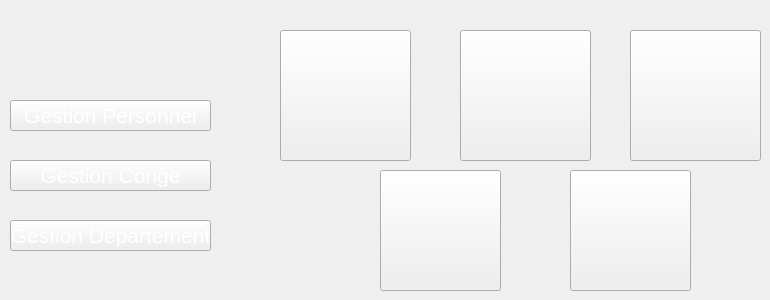
   <widget class="QWidget" name="page_30">
    <widget class="QPushButton" name="pushButton_220">
     <property name="geometry">
      <rect>
       <x>280</x>
       <y>30</y>
       <width>131</width>
       <height>131</height>
      </rect>
     </property>
     <property name="styleSheet">
      <string notr="true">image: url(:/new/prefix1/img/icon-ajout2.png);</string>
     </property>
     <property name="text">
      <string/>
     </property>
    </widget>
    <widget class="QPushButton" name="pushButton_221">
     <property name="geometry">
      <rect>
       <x>570</x>
       <y>170</y>
       <width>121</width>
       <height>121</height>
      </rect>
     </property>
     <property name="styleSheet">
      <string notr="true">
image: url(:/new/prefix1/img/kindpng_5047621.png);</string>
     </property>
     <property name="text">
      <string/>
     </property>
    </widget>
    <widget class="QPushButton" name="pushButton_222">
     <property name="geometry">
      <rect>
       <x>630</x>
       <y>30</y>
       <width>131</width>
       <height>131</height>
      </rect>
     </property>
     <property name="styleSheet">
      <string notr="true">image: url(:/new/prefix1/img/icon-supp2 (1).png);</string>
     </property>
     <property name="text">
      <string/>
     </property>
    </widget>
    <widget class="QPushButton" name="pushButton_224">
     <property name="geometry">
      <rect>
       <x>380</x>
       <y>170</y>
       <width>121</width>
       <height>121</height>
      </rect>
     </property>
     <property name="styleSheet">
      <string notr="true">image: url(:/new/prefix1/img/icon-afficher2.png);</string>
     </property>
     <property name="text">
      <string/>
     </property>
    </widget>
    <widget class="QPushButton" name="pushButton_226">
     <property name="geometry">
      <rect>
       <x>460</x>
       <y>30</y>
       <width>131</width>
       <height>131</height>
      </rect>
     </property>
     <property name="styleSheet">
      <string notr="true">image: url(:/new/prefix1/img/icon-modif2 (1).png);</string>
     </property>
     <property name="text">
      <string/>
     </property>
    </widget>
    <widget class="QPushButton" name="pushButton_227">
     <property name="geometry">
      <rect>
       <x>10</x>
       <y>100</y>
       <width>201</width>
       <height>31</height>
      </rect>
     </property>
     <property name="font">
      <font>
       <pointsize>16</pointsize>
       <weight>50</weight>
       <bold>false</bold>
      </font>
     </property>
     <property name="styleSheet">
      <string notr="true">color: rgb(255, 255, 255);

</string>
     </property>
     <property name="text">
      <string>Gestion Personnel</string>
     </property>
    </widget>
    <widget class="QPushButton" name="pushButton_229">
     <property name="geometry">
      <rect>
       <x>10</x>
       <y>220</y>
       <width>201</width>
       <height>31</height>
      </rect>
     </property>
     <property name="font">
      <font>
       <pointsize>16</pointsize>
       <weight>50</weight>
       <bold>false</bold>
      </font>
     </property>
     <property name="styleSheet">
      <string notr="true">color: rgb(255, 255, 255);
background-image: url(:/new/prefix1/img/selected2.png);
</string>
     </property>
     <property name="text">
      <string>Gestion Departement</string>
     </property>
    </widget>
    <widget class="QPushButton" name="pushButton_230">
     <property name="geometry">
      <rect>
       <x>10</x>
       <y>160</y>
       <width>201</width>
       <height>31</height>
      </rect>
     </property>
     <property name="font">
      <font>
       <pointsize>16</pointsize>
       <weight>50</weight>
       <bold>false</bold>
      </font>
     </property>
     <property name="styleSheet">
      <string notr="true">color: rgb(255, 255, 255);

</string>
     </property>
     <property name="text">
      <string>Gestion Conge</string>
     </property>
    </widget>
   </widget>
